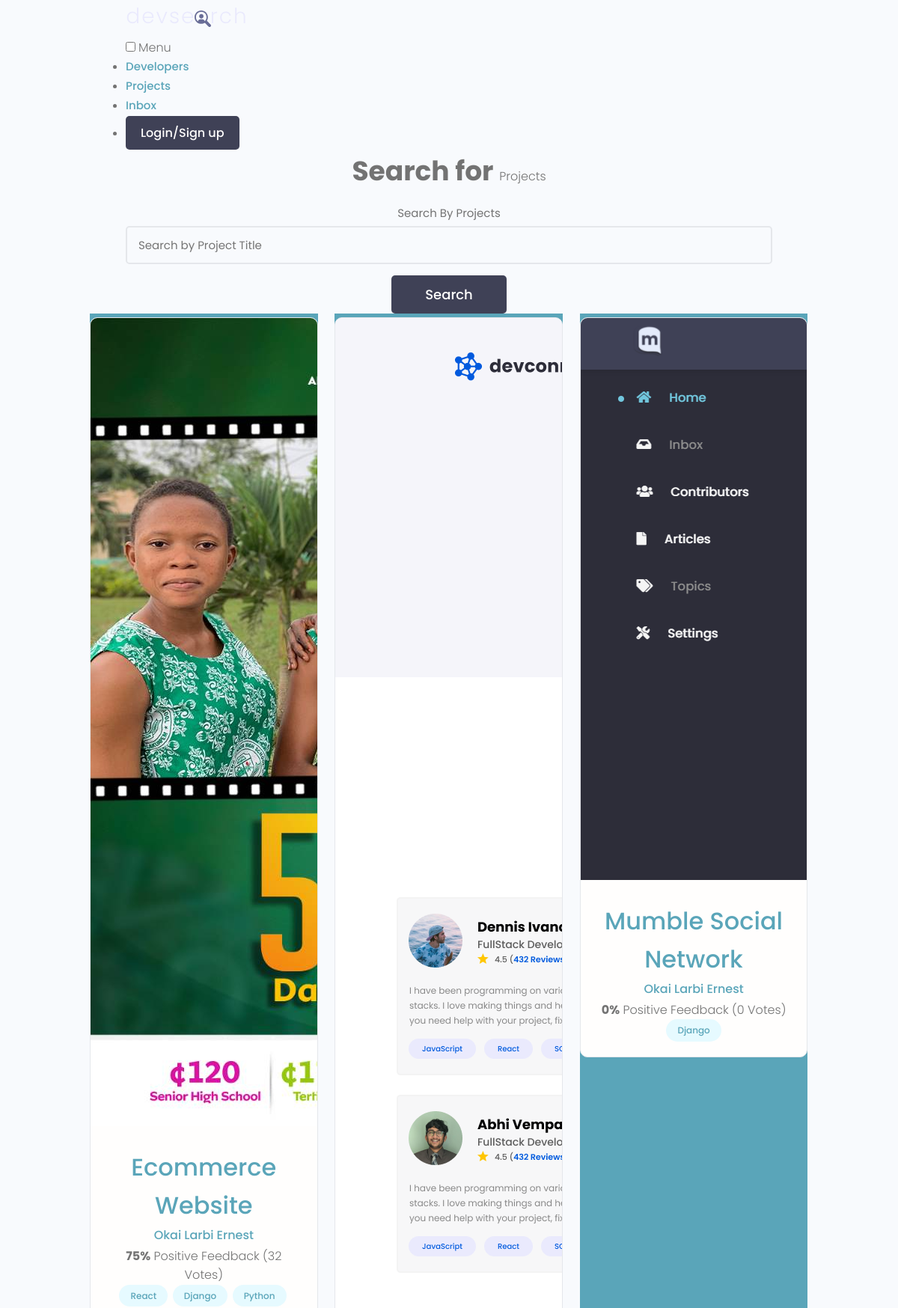
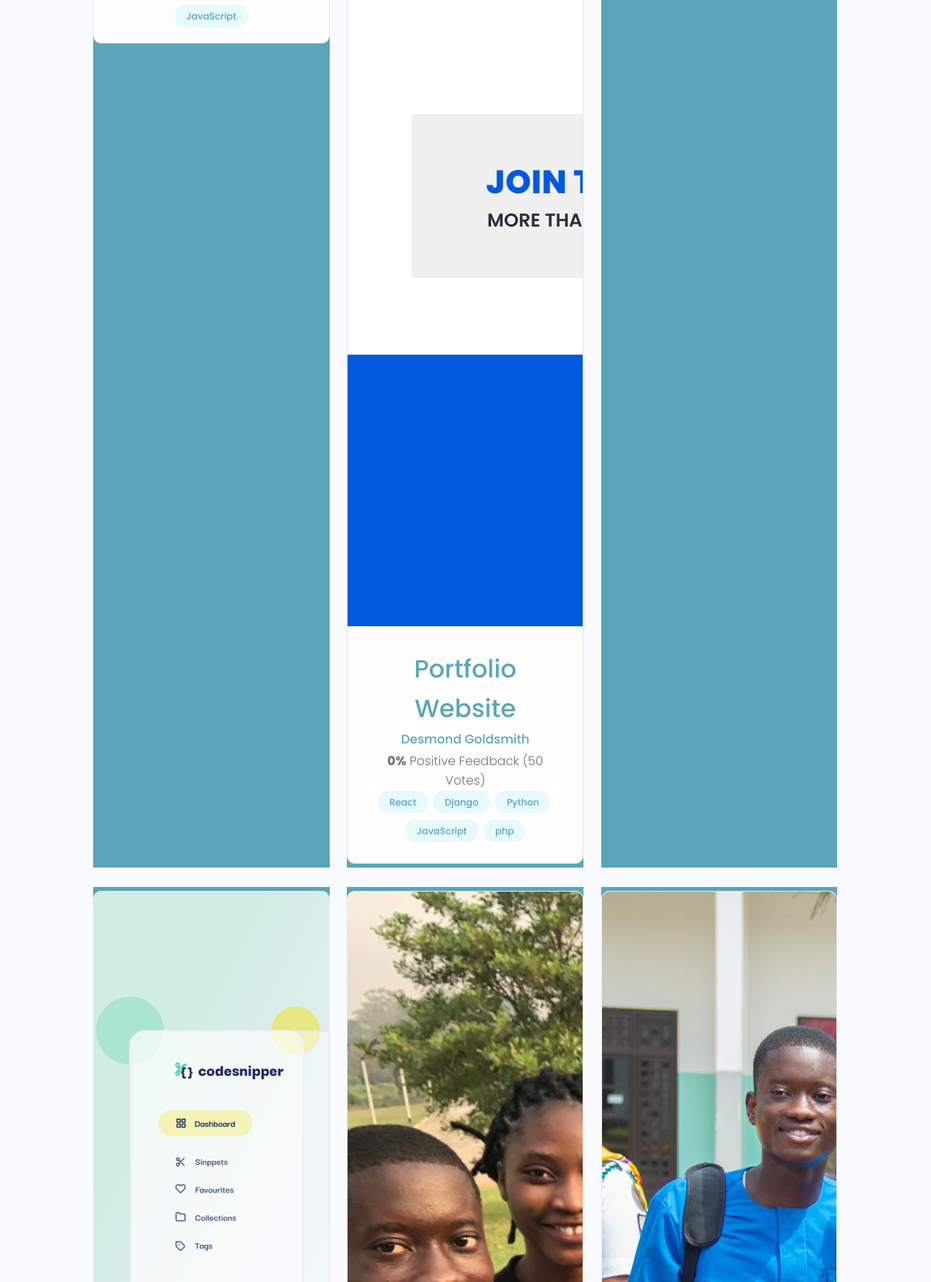
/projects/ (upper part), run on the app's committed database (2 pictures, top to bottom).
### projects/models.py (models this page shows, shortened)
class Project(models.Model):
    owner = models.ForeignKey(Profile, null=True, blank=True,on_delete=models.SET_NULL)
    title = models.CharField(max_length=200)
    description = models.TextField(null=True, blank=True)
    featured_image = models.ImageField(null=True, blank=True, default='default.jpg')
    demo_link = models.CharField(max_length=2000, blank=True,null=True)
    source_link = models.CharField(max_length=2000, blank=True,null=True)
    tags = models.ManyToManyField('Tag', blank=True)
    vote_total = models.IntegerField(default=0,null=True, blank=True)
    vote_ratio = models.IntegerField(default=0,null=True, blank=True)
    created = models.DateTimeField(auto_now_add=True)
    id = models.UUIDField(default=uuid.uuid4, unique=True, primary_key=True, editable=False)

class Tag(models.Model):
    name = models.CharField(max_length=200)
    created = models.DateTimeField(auto_now_add=True)
    id = models.UUIDField(default=uuid.uuid4, unique=True, primary_key=True, editable=False)
    def __str__(self):
        return self.name

### users/models.py (models this page shows, shortened)
class Profile(models.Model):
    user = models.OneToOneField(User, on_delete=models.CASCADE,null=True, blank=True)
    name = models.CharField(max_length=200, blank=True,null=True)
    email = models.EmailField(max_length=500,blank=True,null=True)
    username = models.CharField(max_length=200, blank=True,null=True)
    location = models.CharField(max_length=200, blank=True,null=True)
    short_intro = models.CharField(max_length=200,null=True, blank=True)
    bio = models.TextField(null=True, blank=True)
    profile_image = models.ImageField(null=True, blank=True,upload_to = 'profiles/',default='profiles/user-default.png')
    social_github = models.CharField(max_length=200, blank=True,null=True)
    social_twitter = models.CharField(max_length=200, blank=True,null=True)
    social_linkedin = models.CharField(max_length=200, blank=True,null=True)
    social_youtube = models.CharField(max_length=200, blank=True,null=True)
    social_website = models.CharField(max_length=200, blank=True,null=True)
    created = models.DateTimeField(auto_now_add=True)
    id = models.UUIDField(default=uuid.uuid4,unique=True, editable=False,primary_key=True)

### projects/views.py (the view)
# urls.py: path('projects/', include('projects.urls')),
def projects(request):
    projects = Project.objects.all()
    context = {'projects': projects}
    return render(request, 'projects/projects.html', context)

### projects/templates/projects/projects.html
{% extends 'main.html' %} {% load static %}
{% block content %}
<main class="projects">
  <section class="hero-section text-center">
    <div class="container container--narrow">
      <div class="hero-section__box">
        <h2>Search for <span>Projects</span></h2>
      </div>
      <div class="hero-section__search">
        <form class="form" action="#" method="get">
          <div class="form__field">
            <label for="formInput#search">Search By Projects </label>
            <input
              class="input input--text"
              id="formInput#search"
              type="text"
              name="text"
              placeholder="Search by Project Title"
            />
          </div>
          <input class="btn btn--sub btn--lg" type="submit" value="Search" />
        </form>
      </div>
    </div>
  </section>
  <section class="projectsList">
    <div class="container">
      <div class="grid grid--three">
        {% for project in projects %}
        <div class="column">
          <div class="card project">
            <a href="{% url 'project' project.id %}" class="project">
              <img
                class="project__thumbnail"
                src="{{ project.featured_image.url }}"
                alt="project thumbnail"
              />
              <div class="card__body">
                <h3 class="project__title">{{project.title}}</h3>
                <p>
                  <a
                    class="project__author"
                    href="{% url 'project' project.id %}"
                    >{{project.owner.name}}
                  </a>
                </p>
                <p class="project--rating">
                  <span style="font-weight: bold">{{project.vote_ratio}}%</span>
                  Positive Feedback ({{project.vote_total}}
                  Vote{{project.vote_total|pluralize:'s'}})
                </p>
                <div class="project__tags">
                  {% for tag in project.tags.all %}
                  <span class="tag tag--pill tag--main">
                    <small>{{tag}}</small>
                  </span>
                  {% endfor %}
                </div>
              </div>
            </a>
          </div>
        </div>
        {% endfor %}
      </div>
    </div>
  </section>
</main>
{% endblock%}

### templates/main.html (shortened to what this page needs)
<!DOCTYPE html>
{% load static %}
<html lang="en">
  <head>
    <link
      rel="stylesheet"
      href="https://cdn.iconmonstr.com/1.3.0/css/iconmonstr-iconic-font.min.css"
    />
    <link
      rel="stylesheet"
      href="https://cdnjs.cloudflare.com/ajax/libs/font-awesome/4.7.0/css/font-awesome.min.css"
    />
    <link rel="stylesheet" href=" {% static 'uikit/styles/uikit.css' %}" />
    <link rel="stylesheet" href="{% static 'styles/app.css' %}" />
  </head>
  <body>
    {% include 'navbar.html' %}
    {% block content %}{% endblock %}
    <br />
  </body>
</html>

### templates/navbar.html (shortened to what this page needs)
{% load static %}
<header class="header">
  <div class="container container--narrow">
    <a href="{% url 'profiles' %} " class="header__logo">
      <img src="{% static 'images/logo.svg' %}" alt="DevSearch Logo" />
    </a>
    <nav class="header__nav">
      <input type="checkbox" id="responsive-menu" />
      <label for="responsive-menu" class="toggle-menu">
        <span>Menu</span>
      </label>
      <ul class="header__menu">
        <li class="header__menuItem">
          <a href="{% url 'profiles' %}">Developers</a>
        </li>
        <li class="header__menuItem">
          <a href="{% url 'projects' %} ">Projects</a>
        </li>
        <li class="header__menuItem"><a href="">Inbox</a></li>
        {% if request.user.is_authenticated%}
        <li class="header__menuItem">
          <a href="{% url 'create-project' %}">Add project</a>
        </li>
        <li class="header__menuItem">
          <a href="{% url 'account' %}">Account</a>
        </li>
        <li class="header__menuItem">
          <a href="{% url 'logout' %}" class="btn btn--sub">Logout</a>
        </li>
        {% else %}
        <li class="header__menuItem">
          <a href="{% url 'login' %}" class="btn btn--sub">Login/Sign up</a>
        </li>
        {% endif %}
      </ul>
    </nav>
  </div>
</header>

### static/uikit/app.css (style rules this page uses)
.layout > .column, .grid > .column { color: var(--color-light); text-align: center; background: var(--color-main); }

### static/uikit/styles/modules/_variables.css (style rules this page uses)
:root { --color-main: #5aa5b9; --color-main-light: #e6faff; --color-sub: #3f4156; --color-sub-light: #51546e; --color-sub-lighter: #ededfd; --color-text: #737373; --color-gray: #8b8b8b; --color-light: #e5e7eb; --color-light-gray: #767676; --color-bg: #f8fafd; --color-white: #fffefd; --color-white-light: #f3f3f3; --color-success: #359e64; --color-success-bg: #def8e8; --color-error: #fc4b0b; --color-error-bg: #fff2ee; --font-base: 'Poppins', arial, helvetica, 'Segoe UI', roboto, ubuntu, sans-serif; --font-monospace: 'Fira Code', 'Courier New', courier, monospace; --font-regular: 300; --font-medium: 500; --font-bold: 700; --generic-shadow: 1px 1px 5px #00000010; --generic-transition: all 0.3s ease-in-out; }

### static/uikit/styles/modules/_base.css (style rules this page uses)
* { margin: 0; padding: 0; box-sizing: border-box; text-rendering: optimizeLegibility; color: inherit; font-size: inherit; }
html { font-size: 50%; }
@media only screen and (min-width: 480px) { html { font-size: 56.25%; } }
@media only screen and (min-width: 1200px) { html { font-size: 62.5%; } }
body { line-height: 1.6; font-weight: 400; font-size: 1.5rem; color: var(--color-text); background-color: var(--color-bg); min-height: 100vh; }

### static/uikit/styles/modules/_typography.css (style rules this page uses)
* { font-family: var(--font-base); }
h2 { font-size: 3.6rem; font-weight: var(--font-bold); }
h3 { font-size: 3.2rem; font-weight: var(--font-medium); }
p, span, strong { font-size: 1.6rem; color: var(--color-text); font-weight: var(--font-regular); }
a { padding-bottom: 2px; text-decoration: none; display: inline-block; color: var(--color-main); font-weight: var(--font-medium); }

### static/uikit/styles/modules/_utilities.css (style rules this page uses)
.container { width: 92%; max-width: 165rem; margin: 0 auto; box-sizing: border-box; }
.container--narrow { width: 92%; max-width: 120rem; }
@media screen and (min-width: 1000px) { .container { width: 90%; } }
@media screen and (min-width: 1000px) { .container--narrow { width: 85%; } }
@media screen and (min-width: 1200px) { .container { width: 80%; } }
@media screen and (min-width: 1200px) { .container--narrow { width: 72%; } }
.text-center { text-align: center; }

### static/uikit/styles/modules/_button.css (style rules this page uses)
.btn { display: inline-block; position: relative; cursor: pointer; background-color: var(--color-light); font-weight: var(--font-medium); color: var(--color-sub); text-decoration: none; padding: 1rem 2rem; border-radius: 0.5rem; border: none; width: -webkit-fit-content; width: -moz-fit-content; width: fit-content; height: -webkit-fit-content; height: -moz-fit-content; height: fit-content; font-size: 1.6rem; outline-width: 0; outline-color: transparent; -webkit-backface-visibility: hidden; backface-visibility: hidden; transition: all 0.3s ease-in-out; }
.btn--sub { background-color: var(--color-sub); color: var(--color-white); }
.btn--lg { font-size: 1.8rem; padding: 1.2rem 4.5rem; }

### static/uikit/styles/modules/_card.css (style rules this page uses)
.card { border-radius: 1rem; background-color: var(--color-white); border: 1.5px solid var(--color-light); width: auto; height: auto; margin-top: 0.5rem; margin-bottom: 0.5rem; overflow: hidden; }
.card__body, .card__header { padding: 2rem 2.5rem; }

### static/uikit/styles/modules/_form.css (style rules this page uses)
.form { display: block; }
.form__field { margin-top: 1.5rem; margin-bottom: 1.5rem; }
.form__label, .form__field > label { display: block; margin-bottom: 0.5rem; color: var(--color-text); }
input.input[type='text'], input.input[type='email'], input.input[type='password'], input.input[type='number'], textarea.input { min-width: 24rem; width: 100%; padding: 1.2rem 1.5rem; border-radius: 0.5rem; border: 2px solid var(--color-light); transition: all 0.3s ease-in-out; background-color: var(--color-bg); }

### static/uikit/styles/modules/_tag.css (style rules this page uses)
.tag { display: inline-flex; align-items: center; background-color: var(--color-sub); height: -webkit-fit-content; height: -moz-fit-content; height: fit-content; width: -webkit-fit-content; width: -moz-fit-content; width: fit-content; border-radius: 0.5rem; padding: 0.5rem 1.5rem; font-size: 1.2rem; cursor: pointer; }
.tag:not(:last-child) { margin-right: 0.25rem; margin-bottom: 0.75rem; }
.tag > small { color: var(--color-white); }
.tag--pill { border-radius: 5rem; }
.tag--main, .tag--main > small { background: var(--color-main-light); color: var(--color-main); font-weight: 500; }

### data on the page
Project: featured_image (picture), title "Ecommerce Website", owner.name "Okai Larbi Ernest", vote_ratio "75", vote_total "32"
Tag: name "React"
Tag: name "Django"
Tag: name "Python"
Tag: name "JavaScript"
Project: featured_image (picture), title "Portfolio Website", owner.name "Desmond Goldsmith", vote_ratio "0", vote_total "50"
Tag: name "php"
Project: featured_image (picture), title "Mumble Social Network", owner.name "Okai Larbi Ernest", vote_ratio "0", vote_total "0"
Project: featured_image (picture)
Project: featured_image (picture)
Project: featured_image (picture)
